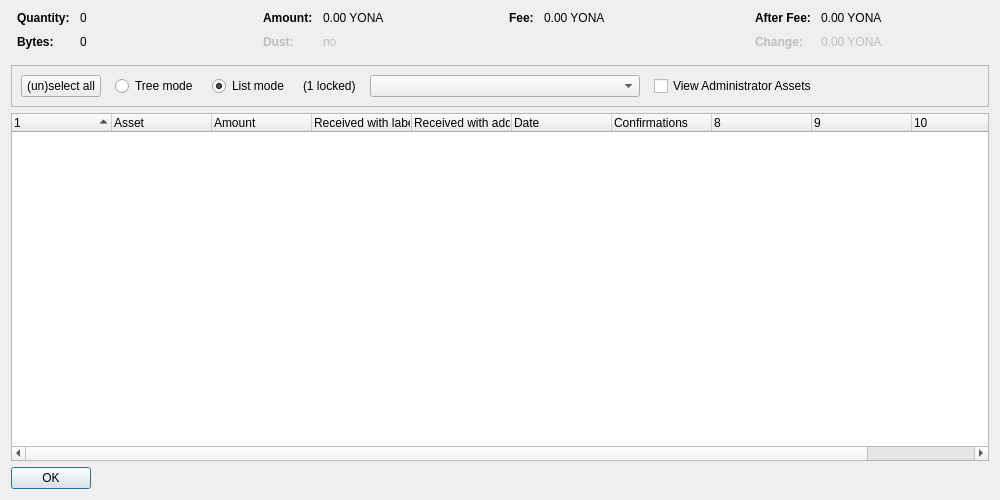
<?xml version="1.0" encoding="UTF-8"?>
<ui version="4.0">
 <class>AssetControlDialog</class>
 <widget class="QDialog" name="AssetControlDialog">
  <property name="geometry">
   <rect>
    <x>0</x>
    <y>0</y>
    <width>1000</width>
    <height>500</height>
   </rect>
  </property>
  <property name="windowTitle">
   <string>Asset Selection</string>
  </property>
  <layout class="QVBoxLayout" name="verticalLayout">
   <item>
    <layout class="QHBoxLayout" name="horizontalLayoutTop" stretch="0,0,0,0">
     <property name="topMargin">
      <number>0</number>
     </property>
     <property name="bottomMargin">
      <number>10</number>
     </property>
     <item>
      <layout class="QFormLayout" name="formLayoutAssetControl1">
       <property name="horizontalSpacing">
        <number>10</number>
       </property>
       <property name="verticalSpacing">
        <number>10</number>
       </property>
       <property name="leftMargin">
        <number>6</number>
       </property>
       <property name="rightMargin">
        <number>6</number>
       </property>
       <item row="0" column="0">
        <widget class="QLabel" name="labelAssetControlQuantityText">
         <property name="font">
          <font>
           <weight>75</weight>
           <bold>true</bold>
          </font>
         </property>
         <property name="text">
          <string>Quantity:</string>
         </property>
        </widget>
       </item>
       <item row="0" column="1">
        <widget class="QLabel" name="labelAssetControlQuantity">
         <property name="cursor">
          <cursorShape>IBeamCursor</cursorShape>
         </property>
         <property name="contextMenuPolicy">
          <enum>Qt::ActionsContextMenu</enum>
         </property>
         <property name="text">
          <string notr="true">0</string>
         </property>
         <property name="textInteractionFlags">
          <set>Qt::LinksAccessibleByMouse|Qt::TextSelectableByKeyboard|Qt::TextSelectableByMouse</set>
         </property>
        </widget>
       </item>
       <item row="1" column="0">
        <widget class="QLabel" name="labelAssetControlBytesText">
         <property name="font">
          <font>
           <weight>75</weight>
           <bold>true</bold>
          </font>
         </property>
         <property name="text">
          <string>Bytes:</string>
         </property>
        </widget>
       </item>
       <item row="1" column="1">
        <widget class="QLabel" name="labelAssetControlBytes">
         <property name="cursor">
          <cursorShape>IBeamCursor</cursorShape>
         </property>
         <property name="contextMenuPolicy">
          <enum>Qt::ActionsContextMenu</enum>
         </property>
         <property name="text">
          <string notr="true">0</string>
         </property>
         <property name="textInteractionFlags">
          <set>Qt::LinksAccessibleByMouse|Qt::TextSelectableByKeyboard|Qt::TextSelectableByMouse</set>
         </property>
        </widget>
       </item>
      </layout>
     </item>
     <item>
      <layout class="QFormLayout" name="formLayoutAssetControl2">
       <property name="horizontalSpacing">
        <number>10</number>
       </property>
       <property name="verticalSpacing">
        <number>10</number>
       </property>
       <property name="leftMargin">
        <number>6</number>
       </property>
       <property name="rightMargin">
        <number>6</number>
       </property>
       <item row="0" column="0">
        <widget class="QLabel" name="labelAssetControlAmountText">
         <property name="font">
          <font>
           <weight>75</weight>
           <bold>true</bold>
          </font>
         </property>
         <property name="text">
          <string>Amount:</string>
         </property>
        </widget>
       </item>
       <item row="0" column="1">
        <widget class="QLabel" name="labelAssetControlAmount">
         <property name="cursor">
          <cursorShape>IBeamCursor</cursorShape>
         </property>
         <property name="contextMenuPolicy">
          <enum>Qt::ActionsContextMenu</enum>
         </property>
         <property name="text">
          <string notr="true">0.00 YONA</string>
         </property>
         <property name="textInteractionFlags">
          <set>Qt::LinksAccessibleByMouse|Qt::TextSelectableByKeyboard|Qt::TextSelectableByMouse</set>
         </property>
        </widget>
       </item>
       <item row="1" column="0">
        <widget class="QLabel" name="labelAssetControlLowOutputText">
         <property name="enabled">
          <bool>false</bool>
         </property>
         <property name="font">
          <font>
           <weight>75</weight>
           <bold>true</bold>
          </font>
         </property>
         <property name="text">
          <string>Dust:</string>
         </property>
        </widget>
       </item>
       <item row="1" column="1">
        <widget class="QLabel" name="labelAssetControlLowOutput">
         <property name="enabled">
          <bool>false</bool>
         </property>
         <property name="cursor">
          <cursorShape>IBeamCursor</cursorShape>
         </property>
         <property name="contextMenuPolicy">
          <enum>Qt::ActionsContextMenu</enum>
         </property>
         <property name="text">
          <string notr="true">no</string>
         </property>
         <property name="textInteractionFlags">
          <set>Qt::LinksAccessibleByMouse|Qt::TextSelectableByKeyboard|Qt::TextSelectableByMouse</set>
         </property>
        </widget>
       </item>
      </layout>
     </item>
     <item>
      <layout class="QFormLayout" name="formLayoutAssetControl3">
       <property name="horizontalSpacing">
        <number>10</number>
       </property>
       <property name="verticalSpacing">
        <number>10</number>
       </property>
       <property name="leftMargin">
        <number>6</number>
       </property>
       <property name="rightMargin">
        <number>6</number>
       </property>
       <item row="0" column="0">
        <widget class="QLabel" name="labelAssetControlFeeText">
         <property name="font">
          <font>
           <weight>75</weight>
           <bold>true</bold>
          </font>
         </property>
         <property name="text">
          <string>Fee:</string>
         </property>
        </widget>
       </item>
       <item row="0" column="1">
        <widget class="QLabel" name="labelAssetControlFee">
         <property name="cursor">
          <cursorShape>IBeamCursor</cursorShape>
         </property>
         <property name="contextMenuPolicy">
          <enum>Qt::ActionsContextMenu</enum>
         </property>
         <property name="text">
          <string notr="true">0.00 YONA</string>
         </property>
         <property name="textInteractionFlags">
          <set>Qt::LinksAccessibleByMouse|Qt::TextSelectableByKeyboard|Qt::TextSelectableByMouse</set>
         </property>
        </widget>
       </item>
      </layout>
     </item>
     <item>
      <layout class="QFormLayout" name="formLayoutAssetControl4">
       <property name="horizontalSpacing">
        <number>10</number>
       </property>
       <property name="verticalSpacing">
        <number>10</number>
       </property>
       <property name="leftMargin">
        <number>6</number>
       </property>
       <property name="rightMargin">
        <number>6</number>
       </property>
       <item row="0" column="0">
        <widget class="QLabel" name="labelAssetControlAfterFeeText">
         <property name="font">
          <font>
           <weight>75</weight>
           <bold>true</bold>
          </font>
         </property>
         <property name="text">
          <string>After Fee:</string>
         </property>
        </widget>
       </item>
       <item row="0" column="1">
        <widget class="QLabel" name="labelAssetControlAfterFee">
         <property name="cursor">
          <cursorShape>IBeamCursor</cursorShape>
         </property>
         <property name="contextMenuPolicy">
          <enum>Qt::ActionsContextMenu</enum>
         </property>
         <property name="text">
          <string notr="true">0.00 YONA</string>
         </property>
         <property name="textInteractionFlags">
          <set>Qt::LinksAccessibleByMouse|Qt::TextSelectableByKeyboard|Qt::TextSelectableByMouse</set>
         </property>
        </widget>
       </item>
       <item row="1" column="0">
        <widget class="QLabel" name="labelAssetControlChangeText">
         <property name="enabled">
          <bool>false</bool>
         </property>
         <property name="font">
          <font>
           <weight>75</weight>
           <bold>true</bold>
          </font>
         </property>
         <property name="text">
          <string>Change:</string>
         </property>
        </widget>
       </item>
       <item row="1" column="1">
        <widget class="QLabel" name="labelAssetControlChange">
         <property name="enabled">
          <bool>false</bool>
         </property>
         <property name="cursor">
          <cursorShape>IBeamCursor</cursorShape>
         </property>
         <property name="contextMenuPolicy">
          <enum>Qt::ActionsContextMenu</enum>
         </property>
         <property name="text">
          <string notr="true">0.00 YONA</string>
         </property>
         <property name="textInteractionFlags">
          <set>Qt::LinksAccessibleByMouse|Qt::TextSelectableByKeyboard|Qt::TextSelectableByMouse</set>
         </property>
        </widget>
       </item>
      </layout>
     </item>
    </layout>
   </item>
   <item>
    <widget class="QFrame" name="frame">
     <property name="minimumSize">
      <size>
       <width>0</width>
       <height>40</height>
      </size>
     </property>
     <property name="frameShape">
      <enum>QFrame::StyledPanel</enum>
     </property>
     <property name="frameShadow">
      <enum>QFrame::Sunken</enum>
     </property>
     <layout class="QHBoxLayout" name="horizontalLayout">
      <item>
       <layout class="QHBoxLayout" name="horizontalLayoutPanel" stretch="0,0,0,0,0,0,0">
        <property name="spacing">
         <number>14</number>
        </property>
        <item>
         <widget class="QPushButton" name="pushButtonSelectAll">
          <property name="sizePolicy">
           <sizepolicy hsizetype="Maximum" vsizetype="Fixed">
            <horstretch>0</horstretch>
            <verstretch>0</verstretch>
           </sizepolicy>
          </property>
          <property name="text">
           <string>(un)select all</string>
          </property>
          <property name="autoDefault">
           <bool>false</bool>
          </property>
         </widget>
        </item>
        <item>
         <widget class="QRadioButton" name="radioTreeMode">
          <property name="sizePolicy">
           <sizepolicy hsizetype="Maximum" vsizetype="Fixed">
            <horstretch>0</horstretch>
            <verstretch>0</verstretch>
           </sizepolicy>
          </property>
          <property name="text">
           <string>Tree mode</string>
          </property>
         </widget>
        </item>
        <item>
         <widget class="QRadioButton" name="radioListMode">
          <property name="sizePolicy">
           <sizepolicy hsizetype="Maximum" vsizetype="Fixed">
            <horstretch>0</horstretch>
            <verstretch>0</verstretch>
           </sizepolicy>
          </property>
          <property name="text">
           <string>List mode</string>
          </property>
          <property name="checked">
           <bool>true</bool>
          </property>
         </widget>
        </item>
        <item>
         <widget class="QLabel" name="labelLocked">
          <property name="text">
           <string notr="true">(1 locked)</string>
          </property>
         </widget>
        </item>
        <item>
         <widget class="QComboBox" name="assetList">
          <property name="minimumContentsLength">
           <number>30</number>
          </property>
         </widget>
        </item>
        <item>
         <widget class="QCheckBox" name="viewAdministrator">
          <property name="toolTip">
           <string>View assets that you have the ownership asset for</string>
          </property>
          <property name="text">
           <string>View Administrator Assets</string>
          </property>
         </widget>
        </item>
        <item>
         <spacer name="horizontalSpacer">
          <property name="orientation">
           <enum>Qt::Horizontal</enum>
          </property>
          <property name="sizeHint" stdset="0">
           <size>
            <width>40</width>
            <height>20</height>
           </size>
          </property>
         </spacer>
        </item>
       </layout>
      </item>
     </layout>
    </widget>
   </item>
   <item>
    <widget class="AssetControlTreeWidget" name="treeWidget">
     <property name="contextMenuPolicy">
      <enum>Qt::CustomContextMenu</enum>
     </property>
     <property name="sortingEnabled">
      <bool>false</bool>
     </property>
     <property name="columnCount">
      <number>11</number>
     </property>
     <attribute name="headerShowSortIndicator" stdset="0">
      <bool>true</bool>
     </attribute>
     <attribute name="headerStretchLastSection">
      <bool>false</bool>
     </attribute>
     <column>
      <property name="text">
       <string/>
      </property>
     </column>
     <column>
      <property name="text">
       <string>Asset</string>
      </property>
     </column>
     <column>
      <property name="text">
       <string>Amount</string>
      </property>
     </column>
     <column>
      <property name="text">
       <string>Received with label</string>
      </property>
     </column>
     <column>
      <property name="text">
       <string>Received with address</string>
      </property>
     </column>
     <column>
      <property name="text">
       <string>Date</string>
      </property>
     </column>
     <column>
      <property name="text">
       <string>Confirmations</string>
      </property>
      <property name="toolTip">
       <string>Confirmed</string>
      </property>
     </column>
     <column>
      <property name="text">
       <string/>
      </property>
     </column>
     <column>
      <property name="text">
       <string/>
      </property>
     </column>
     <column>
      <property name="text">
       <string/>
      </property>
     </column>
     <column>
      <property name="text">
       <string/>
      </property>
     </column>
    </widget>
   </item>
   <item>
    <widget class="QDialogButtonBox" name="buttonBox">
     <property name="sizePolicy">
      <sizepolicy hsizetype="Maximum" vsizetype="Fixed">
       <horstretch>0</horstretch>
       <verstretch>0</verstretch>
      </sizepolicy>
     </property>
     <property name="orientation">
      <enum>Qt::Horizontal</enum>
     </property>
     <property name="standardButtons">
      <set>QDialogButtonBox::Ok</set>
     </property>
    </widget>
   </item>
  </layout>
 </widget>
 <customwidgets>
  <customwidget>
   <class>AssetControlTreeWidget</class>
   <extends>QTreeWidget</extends>
   <header location="global">assetcontroltreewidget.h</header>
  </customwidget>
 </customwidgets>
 <resources/>
 <connections/>
</ui>
